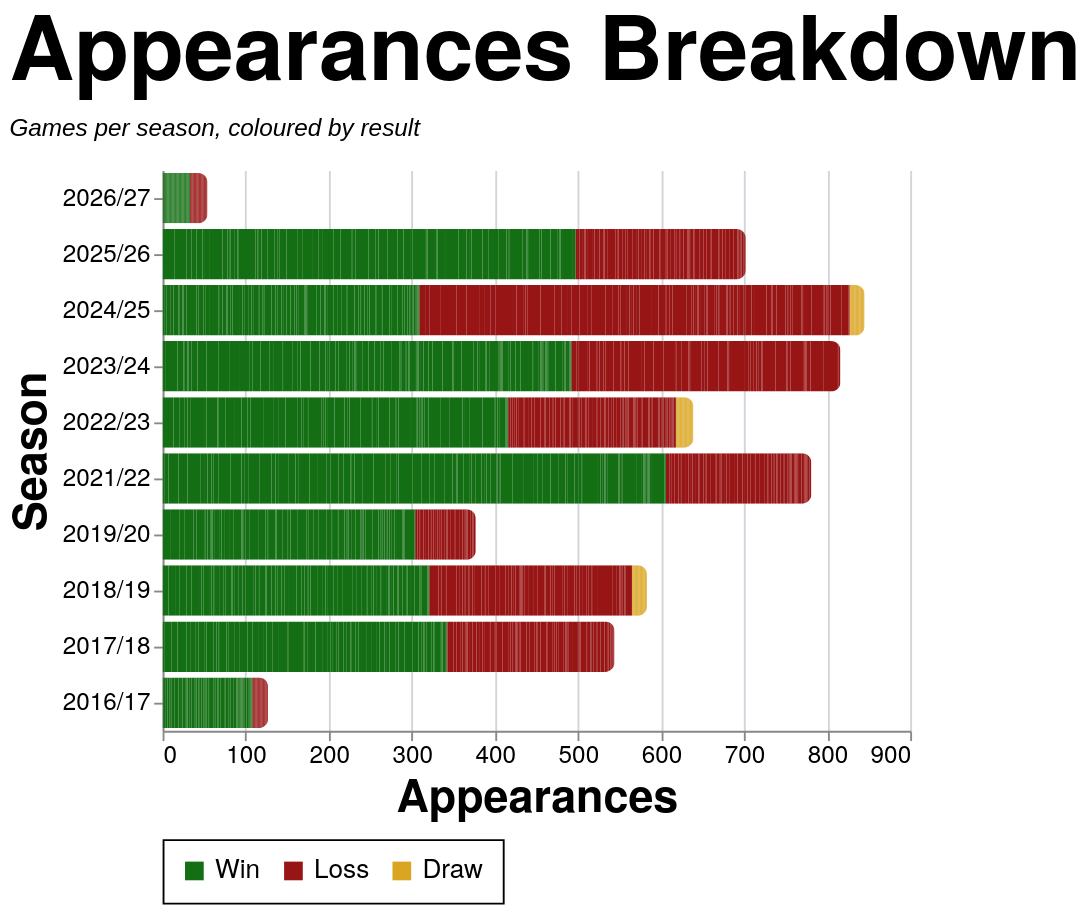

The specification (Vega-Lite) saved for this image:
### Vega-Lite specification from a JSON file in a GitHub repository (floating-point values rounded to 4 significant figures; data arrays with more than 128 entries replaced by an {"elided": "..."} marker saying what was removed)
{"config": {"axis": {"labelFont": "PT Sans Narrow, Helvetica Neue, Helvetica, Arial, sans-serif", "titleFont": "PT Sans Narrow, Helvetica Neue, Helvetica, Arial, sans-serif", "labelFontSize": 13, "titleFontSize": 24, "gridColor": "#202947", "gridOpacity": 0.2, "zindex": 1}, "text": {"font": "Lato, sans-serif"}, "bar": {"cornerRadiusEnd": 5}, "header": {"labelFont": "PT Sans Narrow, Helvetica Neue, Helvetica, Arial, sans-serif", "titleFont": "PT Sans Narrow, Helvetica Neue, Helvetica, Arial, sans-serif", "labelFontSize": 24, "titleFontSize": 28, "labelFontWeight": "bold", "orient": "left"}, "legend": {"labelFont": "PT Sans Narrow, Helvetica Neue, Helvetica, Arial, sans-serif", "titleFont": "PT Sans Narrow, Helvetica Neue, Helvetica, Arial, sans-serif", "labelFontSize": 14, "titleFontSize": 16, "titlePadding": 5, "fillColor": "white", "strokeColor": "black", "padding": 10, "titleFontWeight": "lighter", "titleFontStyle": "italic", "titleColor": "gray", "offset": 10}, "title": {"font": "PT Sans Narrow, Helvetica Neue, Helvetica, Arial, sans-serif", "fontSize": 48, "fontWeight": "bold", "anchor": "start", "align": "center", "titlePadding": 20, "subtitlePadding": 10, "subtitleFontSize": 13, "subtitleColor": "", "subtitleFontStyle": "italic", "offset": 15, "color": "black"}, "axisX": {"labelAngle": 0}, "facet": {"title": null, "header": null, "align": {"row": "each", "column": "each"}, "spacing": 10}, "resolve": {"scale": {"y": "independent", "facet": "independent"}}, "background": "transparent", "scale": {"offsetBandPaddingOuter": 0.2, "offsetBandPaddingInner": 0.1}, "view": {"stroke": null, "background": "transparent"}}, "data": {"name": "data-afc427cab555f3e3d7b6b35938aef6b8"}, "mark": {"type": "bar"}, "encoding": {"color": {"field": "color_value", "legend": {"orient": "bottom", "title": null}, "scale": {"domain": ["Win", "Loss", "Draw"], "range": ["#146f14", "#981515", "goldenrod"]}, "sort": {"field": "sum(apps)", "op": "sum", "order": "descending"}, "type": "nominal"}, "tooltip": [{"field": "player", "title": "Player", "type": "nominal"}, {"field": "season", "title": "Season", "type": "nominal"}, {"field": "color_value", "title": "Group", "type": "nominal"}, {"aggregate": "sum", "field": "apps", "title": "Appearances", "type": "quantitative"}], "x": {"aggregate": "sum", "field": "apps", "title": "Appearances", "type": "quantitative"}, "y": {"field": "season", "sort": {"field": "season_sort", "op": "max", "order": "descending"}, "title": "Season", "type": "nominal"}}, "height": {"step": 30}, "title": {"text": "Appearances Breakdown", "subtitle": "Games per season, coloured by result"}, "width": 400, "$schema": "https://vega.github.io/schema/vega-lite/v5.20.1.json", "datasets": {"data-afc427cab555f3e3d7b6b35938aef6b8": {"elided": "2562 records"}}}
